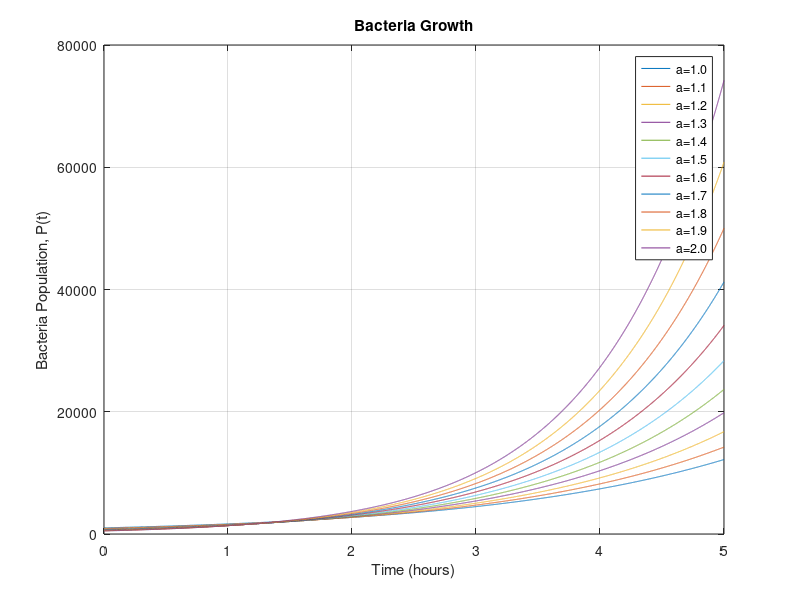

This chart was generated by the following MATLAB code:
for a=1:0.1:2
    t=linspace(0,5,10001);
    P=(1000/a).*exp(0.5*a*t);
    plot(t,P);
    hold on
    grid on
end
legend('a=1.0','a=1.1','a=1.2','a=1.3','a=1.4','a=1.5','a=1.6','a=1.7','a=1.8','a=1.9','a=2.0');
xlabel('Time (hours)');
ylabel('Bacteria Population, P(t)');
title('Bacteria Growth')

